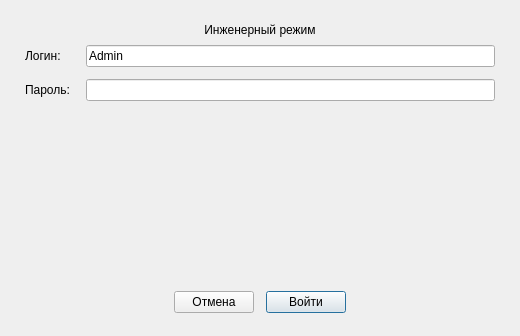
<?xml version="1.0" encoding="UTF-8"?>
<ui version="4.0">
 <class>LoginDialog</class>
 <widget class="QDialog" name="LoginDialog">
  <property name="geometry">
   <rect>
    <x>0</x>
    <y>0</y>
    <width>520</width>
    <height>336</height>
   </rect>
  </property>
  <property name="windowTitle">
   <string>Инженерный режим</string>
  </property>
  <property name="modal">
   <bool>true</bool>
  </property>
  <property name="windowFlags">
   <set>Qt::Dialog|Qt::FramelessWindowHint</set>
  </property>
  <property name="uiRole" stdset="0">
   <string notr="true">operatorDialog</string>
  </property>
  <property name="minimumSize">
   <size><width>520</width><height>336</height></size>
  </property>
  <property name="maximumSize">
   <size><width>520</width><height>336</height></size>
  </property>
  <layout class="QVBoxLayout" name="surfaceLayout">
   <property name="leftMargin"><number>0</number></property>
   <property name="topMargin"><number>0</number></property>
   <property name="rightMargin"><number>0</number></property>
   <property name="bottomMargin"><number>0</number></property>
   <item>
    <widget class="QFrame" name="operatorDialogSurface">
      <layout class="QVBoxLayout" name="rootLayout">
       <property name="spacing">
        <number>8</number>
       </property>
       <property name="leftMargin">
        <number>25</number>
       </property>
       <property name="topMargin">
        <number>23</number>
       </property>
       <property name="rightMargin">
        <number>25</number>
       </property>
       <property name="bottomMargin">
        <number>23</number>
       </property>
       <item>
        <widget class="QLabel" name="loginTitleLabel">
         <property name="text">
          <string>Инженерный режим</string>
         </property>
         <property name="alignment">
          <set>Qt::AlignCenter</set>
         </property>
        </widget>
       </item>
       <item>
        <layout class="QFormLayout" name="formLayout">
         <property name="fieldGrowthPolicy">
          <enum>QFormLayout::AllNonFixedFieldsGrow</enum>
         </property>
         <property name="labelAlignment">
          <set>Qt::AlignLeft|Qt::AlignVCenter</set>
         </property>
         <property name="horizontalSpacing">
          <number>16</number>
         </property>
         <property name="verticalSpacing">
          <number>12</number>
         </property>
         <item row="0" column="0">
          <widget class="QLabel" name="loginLabel">
           <property name="text">
            <string>Логин:</string>
           </property>
          </widget>
         </item>
         <item row="0" column="1">
          <widget class="QLineEdit" name="loginEdit">
           <property name="text">
            <string>Admin</string>
           </property>
          </widget>
         </item>
         <item row="1" column="0">
          <widget class="QLabel" name="passwordLabel">
           <property name="text">
            <string>Пароль:</string>
           </property>
          </widget>
         </item>
         <item row="1" column="1">
          <widget class="QLineEdit" name="passwordEdit">
           <property name="echoMode">
            <enum>QLineEdit::Password</enum>
           </property>
          </widget>
         </item>
        </layout>
       </item>
       <item>
        <widget class="QLabel" name="errorLabel">
         <property name="text">
          <string/>
         </property>
         <property name="alignment">
          <set>Qt::AlignCenter</set>
         </property>
         <property name="wordWrap">
          <bool>true</bool>
         </property>
        </widget>
       </item>
       <item>
        <spacer name="footerSpacer">
         <property name="orientation">
          <enum>Qt::Vertical</enum>
         </property>
         <property name="sizeHint" stdset="0">
          <size>
           <width>0</width>
           <height>0</height>
          </size>
         </property>
        </spacer>
       </item>
       <item>
        <layout class="QHBoxLayout" name="buttonLayout" stretch="1,0,0,1">
         <property name="spacing">
          <number>12</number>
         </property>
         <item>
          <spacer name="buttonSpacer">
           <property name="orientation">
            <enum>Qt::Horizontal</enum>
           </property>
           <property name="sizeHint" stdset="0">
            <size>
             <width>0</width>
             <height>0</height>
            </size>
           </property>
          </spacer>
         </item>
         <item>
          <widget class="QPushButton" name="cancelButton">
           <property name="text">
            <string>Отмена</string>
           </property>
          </widget>
         </item>
         <item>
          <widget class="QPushButton" name="loginButton">
           <property name="dialogAction" stdset="0">
            <string notr="true">primary</string>
           </property>
           <property name="text">
            <string>Войти</string>
           </property>
           <property name="default">
            <bool>true</bool>
           </property>
          </widget>
         </item>
         <item>
          <spacer name="buttonRightSpacer">
           <property name="orientation">
            <enum>Qt::Horizontal</enum>
           </property>
           <property name="sizeHint" stdset="0">
            <size>
             <width>0</width>
             <height>0</height>
            </size>
           </property>
          </spacer>
         </item>
        </layout>
       </item>
      </layout>
    </widget>
   </item>
  </layout>
 </widget>
 <resources/>
 <connections/>
</ui>
